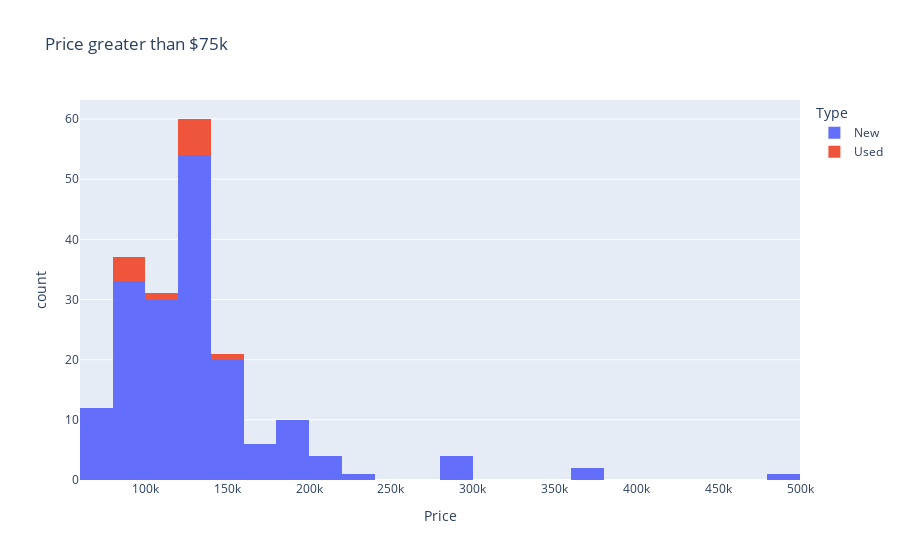

Notebook code for this chart:
### Code cell
fig=px.histogram(price_greaterthan_75k,x='Price',color='Type',title='Price greater than $75k ')
fig

### Figure 1 — Plotly figure (JSON) as saved in the notebook; plotly's stock layout.template omitted (floating-point values rounded to 4 significant figures; data arrays with more than 128 entries replaced by an {"elided": "..."} marker saying what was removed)
{"data": [{"alignmentgroup": "True", "bingroup": "x", "hovertemplate": "Type=New<br>Price=%{x}<br>count=%{y}<extra></extra>", "legendgroup": "New", "marker": {"color": "#636efa", "pattern": {"shape": ""}}, "name": "New", "offsetgroup": "New", "orientation": "v", "showlegend": true, "type": "histogram", "x": {"elided": "177 int values"}, "xaxis": "x", "yaxis": "y"}, {"alignmentgroup": "True", "bingroup": "x", "hovertemplate": "Type=Used<br>Price=%{x}<br>count=%{y}<extra></extra>", "legendgroup": "Used", "marker": {"color": "#EF553B", "pattern": {"shape": ""}}, "name": "Used", "offsetgroup": "Used", "orientation": "v", "showlegend": true, "type": "histogram", "x": [132335, 134999, 136595, 114995, 87000, 121890, 83987, 124990, 146981, 83980, 83987, 134894], "xaxis": "x", "yaxis": "y"}], "layout": {"barmode": "relative", "legend": {"title": {"text": "Type"}, "tracegroupgap": 0}, "title": {"text": "Price greater than $75k "}, "xaxis": {"anchor": "y", "domain": [0, 1], "title": {"text": "Price"}}, "yaxis": {"anchor": "x", "domain": [0, 1], "title": {"text": "count"}}}}
